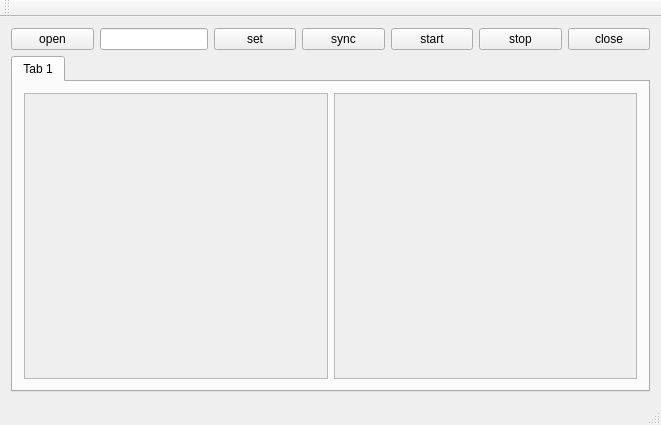
<?xml version="1.0" encoding="UTF-8"?>
<ui version="4.0">
 <class>MainWindow</class>
 <widget class="QMainWindow" name="MainWindow">
  <property name="geometry">
   <rect>
    <x>0</x>
    <y>0</y>
    <width>661</width>
    <height>425</height>
   </rect>
  </property>
  <property name="windowTitle">
   <string>Hehe</string>
  </property>
  <widget class="QWidget" name="centralWidget">
   <property name="sizePolicy">
    <sizepolicy hsizetype="Expanding" vsizetype="Expanding">
     <horstretch>0</horstretch>
     <verstretch>0</verstretch>
    </sizepolicy>
   </property>
   <layout class="QVBoxLayout" name="verticalLayout">
    <item>
     <layout class="QHBoxLayout" name="horizontalLayout">
      <item>
       <widget class="QPushButton" name="open">
        <property name="text">
         <string>open</string>
        </property>
       </widget>
      </item>
      <item>
       <widget class="QLineEdit" name="lineEdit">
        <property name="sizePolicy">
         <sizepolicy hsizetype="Minimum" vsizetype="Fixed">
          <horstretch>0</horstretch>
          <verstretch>0</verstretch>
         </sizepolicy>
        </property>
        <property name="text">
         <string/>
        </property>
       </widget>
      </item>
      <item>
       <widget class="QPushButton" name="set">
        <property name="sizePolicy">
         <sizepolicy hsizetype="Minimum" vsizetype="Fixed">
          <horstretch>0</horstretch>
          <verstretch>0</verstretch>
         </sizepolicy>
        </property>
        <property name="text">
         <string>set</string>
        </property>
       </widget>
      </item>
      <item>
       <widget class="QPushButton" name="sync">
        <property name="sizePolicy">
         <sizepolicy hsizetype="Minimum" vsizetype="Fixed">
          <horstretch>0</horstretch>
          <verstretch>0</verstretch>
         </sizepolicy>
        </property>
        <property name="text">
         <string>sync</string>
        </property>
       </widget>
      </item>
      <item>
       <widget class="QPushButton" name="start">
        <property name="text">
         <string>start</string>
        </property>
       </widget>
      </item>
      <item>
       <widget class="QPushButton" name="stop">
        <property name="text">
         <string>stop</string>
        </property>
       </widget>
      </item>
      <item>
       <widget class="QPushButton" name="close">
        <property name="text">
         <string>close</string>
        </property>
       </widget>
      </item>
     </layout>
    </item>
    <item>
     <widget class="QTabWidget" name="tabWidget">
      <property name="sizePolicy">
       <sizepolicy hsizetype="Expanding" vsizetype="Expanding">
        <horstretch>0</horstretch>
        <verstretch>0</verstretch>
       </sizepolicy>
      </property>
      <property name="currentIndex">
       <number>0</number>
      </property>
      <widget class="QWidget" name="tab">
       <attribute name="title">
        <string>Tab 1</string>
       </attribute>
       <layout class="QHBoxLayout" name="horizontalLayout_3">
        <item>
         <widget class="QScrollArea" name="scrollArea">
          <property name="sizePolicy">
           <sizepolicy hsizetype="Expanding" vsizetype="Minimum">
            <horstretch>0</horstretch>
            <verstretch>0</verstretch>
           </sizepolicy>
          </property>
          <property name="widgetResizable">
           <bool>true</bool>
          </property>
          <widget class="QWidget" name="scrollAreaWidgetContents">
           <property name="geometry">
            <rect>
             <x>0</x>
             <y>0</y>
             <width>306</width>
             <height>268</height>
            </rect>
           </property>
          </widget>
         </widget>
        </item>
        <item>
         <widget class="QScrollArea" name="scrollArea2">
          <property name="widgetResizable">
           <bool>true</bool>
          </property>
          <widget class="QWidget" name="scrollAreaWidgetContents_4">
           <property name="geometry">
            <rect>
             <x>0</x>
             <y>0</y>
             <width>305</width>
             <height>268</height>
            </rect>
           </property>
          </widget>
         </widget>
        </item>
       </layout>
      </widget>
     </widget>
    </item>
   </layout>
  </widget>
  <widget class="QMenuBar" name="menuBar">
   <property name="geometry">
    <rect>
     <x>0</x>
     <y>0</y>
     <width>661</width>
     <height>20</height>
    </rect>
   </property>
  </widget>
  <widget class="QToolBar" name="mainToolBar">
   <attribute name="toolBarArea">
    <enum>TopToolBarArea</enum>
   </attribute>
   <attribute name="toolBarBreak">
    <bool>false</bool>
   </attribute>
  </widget>
  <widget class="QStatusBar" name="statusBar"/>
 </widget>
 <layoutdefault spacing="6" margin="11"/>
 <resources/>
 <connections/>
</ui>
